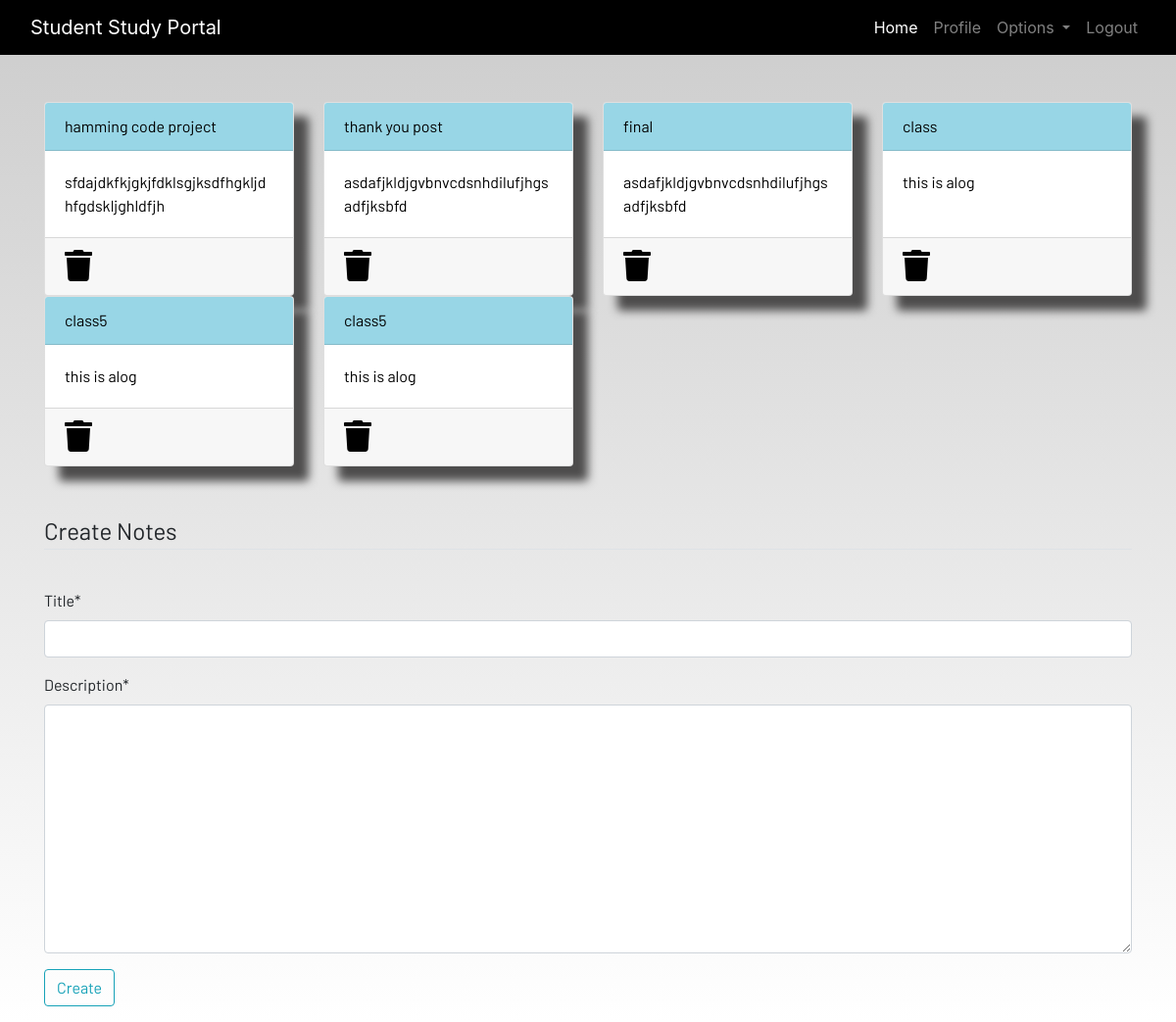
Screenshot of /notes/ (signed in) with the database file from the repository.
### dashboard/models.py (models this page shows, shortened)
class Notes(models.Model):
    user=models.ForeignKey(User,on_delete=models.CASCADE)
    title=models.CharField(max_length=120)
    description=models.TextField(max_length=1200)
    class Meta:
        verbose_name="notes"
        verbose_name_plural="notes"

### dashboard/views.py (the view)
# urls.py: path('notes/', views.notes, name='notes'),
@login_required
def notes(request):
    if request.method == "POST":
        form = NotesForm(request.POST)
        if form.is_valid():
            notes = Notes(user=request.user,title=request.POST['title'],description=request.POST['description'])
            notes.save()
        messages.success(request,f"Note added from {request.user.username} successfully.")
    else:
        form=NotesForm()
    notes=Notes.objects.filter(user=request.user)
    context = {'notes': notes,'form':form}
    return render(request,'dashboard/notes.html',context)

### dashboard/forms.py
class NotesForm(forms.ModelForm):
    class Meta:
        model=Notes
        fields=['title','description',]

### dashboard/templates/dashboard/notes.html (shortened to what this page needs)
{% extends 'dashboard/base.html' %}
{% load static %}
{% load crispy_forms_tags %}
{% block content %}
<div class="container">
    <div class="row">
        {% for note in notes %}
        <div class="col-md-3">
            <a href="{% url 'notes-detail' note.id %}">
                <div class="card">
                    <div class="card-header">{{note.title}}</div>
                    <div class="card-body">{{note.description|slice:"0:100"}}</div>
                    <div class="card-footer mt-auto "><a href="{% url 'delete-note' note.id %}">
                        <i class="fa fa-trash fa-2x"></i></a>
                    </div>
                </div>
            </a>
        </div>
        {% endfor %}
        <br><br>
    </div>
</div>
<br><br>
<div class="container">
    <form method="POST">
        <fieldset class="form-group">
            <legend class="border-bottom mb-4">Create Notes</legend>
        </fieldset>
        {{form|crispy}}
        <div class="form-group">
            <button href="" class="btn btn-outline-info" type="submit">
                Create
            </button>
        </div>
    </form>
</div>
{% endblock content %}

### dashboard/templates/dashboard/base.html (shortened to what this page needs)
<!DOCTYPE html>
{% load static %}
<html lang="en">
<head>
  <link rel="stylesheet" href="https://stackpath.bootstrapcdn.com/bootstrap/4.3.1/css/bootstrap.min.css"
 />
  <link rel="stylesheet" href="https://use.fontawesome.com/releases/v5.7.2/css/all.css"
 />
  <link rel="stylesheet" href="{% static 'css/main.css' %}" />
</head>
<body>
  <header>
    <nav class="navbar navbar-expand-lg navbar-dark bg-dark">
      <div class="container-fluid">
        <a class="navbar-brand" href="{% url 'home' %}">Student Study Portal</a>
        <div class="collapse navbar-collapse justify-content-end" id="navbarSupportedContent">
          <ul class="navbar-nav mb-2 mb-lg-0">
            <li class="nav-item">
              <a class="nav-link active" aria-current="page" href="{% url 'home' %}">Home</a>
            </li>
            {% if user.is_authenticated %}
            <li class="nav-item">
              <a class="nav-link" href="{% url 'profile' %}">Profile</a>
            </li>
            <li class="nav-item dropdown">
              <a class="nav-link dropdown-toggle" href="#" id="navbarDropdown" role="button" data-toggle="dropdown"
                aria-haspopup="true" aria-expanded="false">
                Options
              </a>
            </li>
            <li class="nav-item">
              <a class="nav-link" href="{% url 'logout' %}">Logout</a>
            </li>
            {% endif %}
          </ul>
        </div>
      </div>
    </nav>
  </header>
  <br /><br />
  <main>
    {% block content %}
    {% endblock content %}
  </main>
</body>
</html>

### static/css/main.css (style rules this page uses)
html { scroll-behavior: smooth; height: 100%; width: 100%; }
main { font-family: Barlow, Quicksand, Rubik, sans-serif, serif, 'Times New Roman', Times, serif !important; }
.navbar { background-color: rgb(0, 0, 0) !important; }
.card { box-shadow: 15px 15px 10px rgb(78, 77, 77); }
a { text-decoration: none !important; color: black; }
.card-header { color: black !important; background: rgb(152, 214, 230) !important; transition: 0.3s ease-in; }
html, body { max-width: 100%; overflow-x: hidden; height: 100%; width: 100%; }
body { background: linear-gradient(rgba(0, 0, 0, 0.2), rgba(255, 255, 255, 0.5)); overflow-x: hidden; background-repeat: no-repeat; }
.card-header { background-color: rgb(133, 204, 231); }
.col-md-3 .card { width: 100%; height: 100%; }
.fa { color: black; }

### rows the page displays
Notes: title "hamming code project", description "sfdajdkfkjgkjfdklsgjksdfhgkljdhfgdskljghldfjh"
Notes: title "thank you post", description "asdafjkldjgvbnvcdsnhdilufjhgsadfjksbfd"
Notes: title "final", description "asdafjkldjgvbnvcdsnhdilufjhgsadfjksbfd"
Notes: title "class", description "this is alog"
Notes: title "class5", description "this is alog"
Notes: title "class5", description "this is alog"
